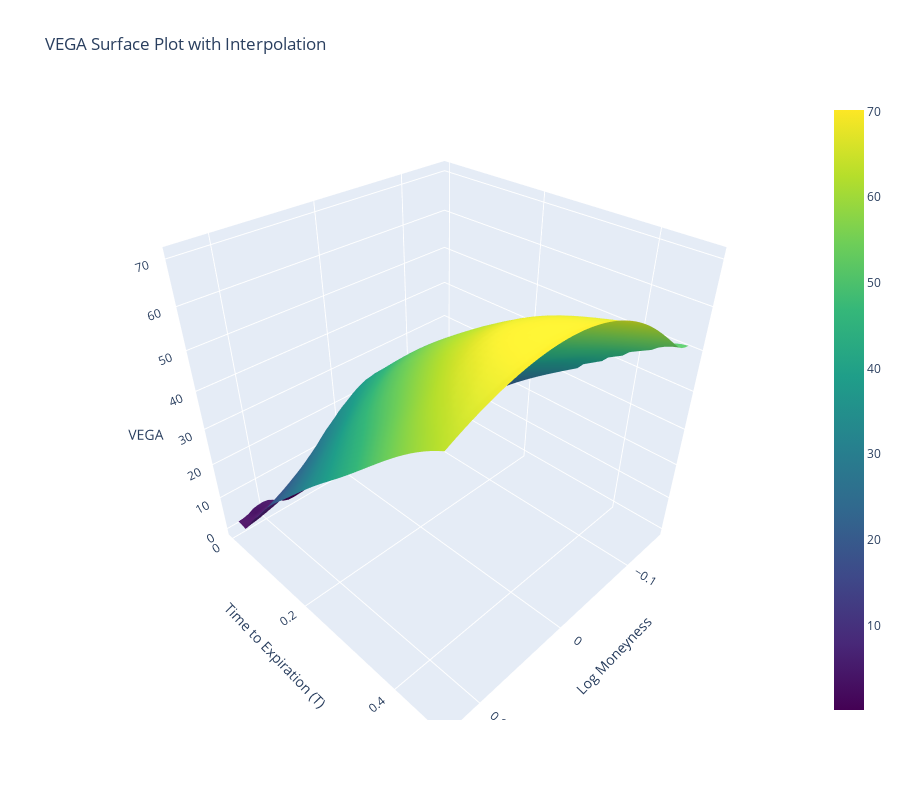

Notebook code cell kept with this figure:
### Code cell
plot_greeks_surface(df_greeks, greek = 'vega')

### Figure 1 — Plotly figure (JSON) as saved in the notebook; plotly's stock layout.template omitted (floating-point values rounded to 4 significant figures; data arrays with more than 128 entries replaced by an {"elided": "..."} marker saying what was removed)
{"data": [{"colorscale": [[0, "#440154"], [0.1111, "#482878"], [0.2222, "#3e4989"], [0.3333, "#31688e"], [0.4444, "#26828e"], [0.5556, "#1f9e89"], [0.6667, "#35b779"], [0.7778, "#6ece58"], [0.8889, "#b5de2b"], [1, "#fde725"]], "connectgaps": true, "type": "surface", "x": {"elided": "50x50 float values"}, "y": {"elided": "50x50 float values"}, "z": {"elided": "50x50 float values"}}], "layout": {"height": 800, "scene": {"xaxis": {"title": {"text": "Log Moneyness"}}, "yaxis": {"title": {"text": "Time to Expiration (T)"}}, "zaxis": {"title": {"text": "VEGA"}}}, "title": {"text": "VEGA Surface Plot with Interpolation"}, "width": 900}}
